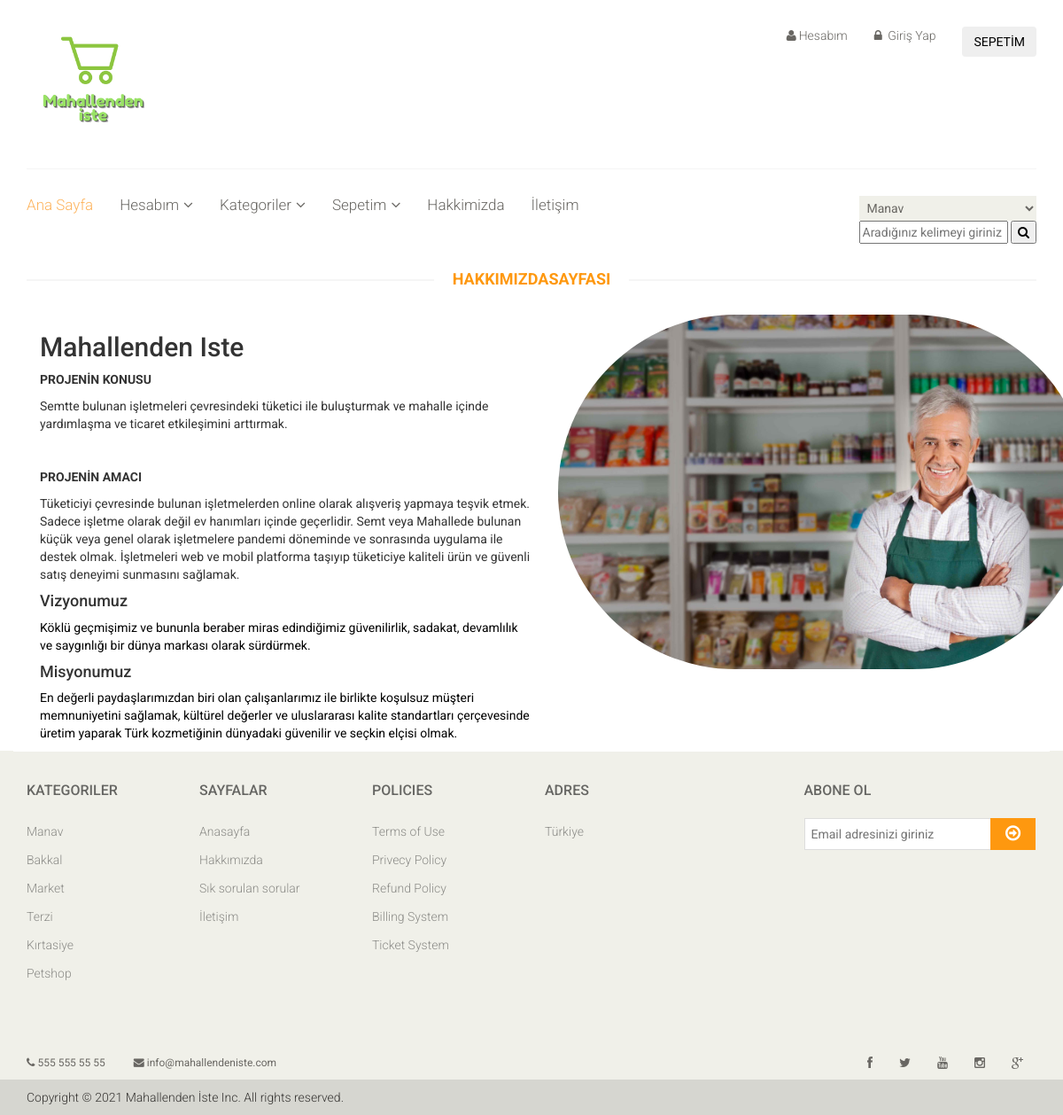
Page /hakkimizda.php on the committed database.
### tables this page shows
CREATE TABLE `hakkimizda` (
  `hakkimizda_id` int(11) NOT NULL,
  `hakkimizda_baslik` varchar(300) NOT NULL,
  `hakkimizda_detay` text NOT NULL,
  `hakkimizda_resim` varchar(250) NOT NULL,
  `hakkimizda_misyon` text NOT NULL,
  `hakkimizda_vizyon` text NOT NULL
);

CREATE TABLE `kategori` (
  `kategori_id` int(11) NOT NULL,
  `kategori_adi` varchar(300) NOT NULL,
  `kategori_sira` int(11) NOT NULL,
  `kategori_durum` int(11) NOT NULL
);

CREATE TABLE `ayarlar` (
  `id` int(11) NOT NULL,
  `baslik` varchar(300) NOT NULL,
  `aciklama` varchar(500) NOT NULL,
  `anahtarkelime` varchar(400) NOT NULL,
  `telefon` varchar(20) NOT NULL,
  `email` varchar(100) NOT NULL,
  `adres` varchar(250) NOT NULL,
  `facebook` varchar(250) NOT NULL,
  `instagram` varchar(250) NOT NULL,
  `youtube` varchar(250) NOT NULL,
  `twitter` varchar(250) NOT NULL,
  `logo` varchar(250) NOT NULL,
  `mesai` varchar(300) NOT NULL
);

### function.php (called while the page is built)
<?php
function seolink($s) {
	$tr = array('ş','Ş','ı','I','İ','ğ','Ğ','ü','Ü','ö','Ö','Ç','ç','(',')','/',' ',',','?');
	$eng = array('s','s','i','i','i','g','g','u','u','o','o','c','c','','','-','-','','');
	$s = str_replace($tr,$eng,$s);
	$s = strtolower($s);
	$s = preg_replace('/&amp;amp;amp;amp;amp;amp;amp;amp;amp;.+?;/', '', $s);
	$s = preg_replace('/\s+/', '-', $s);
	$s = preg_replace('|-+|', '-', $s);
	$s = preg_replace('/#/', '', $s);
	$s = str_replace('.', '', $s);
	$s = trim($s, '-');
	return $s;
}
?>

### hakkimizda.php (the view, shortened to what this page needs)
<?php
require_once 'header.php';
?>
<div id="contact-page" class="container">
    	<div class="bg">
	    	<div class="row">
	    		<div class="col-sm-12">
					<h2 class="title text-center">Hakkımızda<strong>Sayfası</strong></h2>
				</div>
			</div>
            <div class="about-us-wrapper pt-60 pb-40">
                <div class="container">
                    <div class="row">
                        <div class="col-lg-6 order-last order-lg-first">
                            <div class="about-text-wrap">
                                <h2><?php echo $hakkimizdacek['hakkimizda_baslik'] ?></h2>
                                <p style="color:black"><?php echo $hakkimizdacek['hakkimizda_detay'] ?></p>
                                 <h4>Vizyonumuz</h4>
                                <p style="color:black"><?php echo $hakkimizdacek['hakkimizda_vizyon'] ?></p>
                                    <h4>Misyonumuz</h4>
                                <p style="color:black"><?php echo $hakkimizdacek['hakkimizda_misyon'] ?></p>
                            </div>
                        </div>
                        <div class="col-lg-5 col-md-10">
                            <div class="about-image-wrap">
                                <img style="border-radius:200px;" src="Admin/resimler/hakkimizda/<?php echo  $hakkimizdacek['hakkimizda_resim'] ?>" width="600px" heigth="600px" alt="Hakkimizda-resiö" />
                            </div>
                        </div>
                    </div>
                </div>
            </div>
    	</div>
    </div>
<?php
require_once 'footer.php';
?>

### header.php (shortened to what this page needs)
<?php
require_once 'database.php';
require_once 'function.php';
$ayar=$baglanti->prepare("SELECT * FROM  ayarlar where id=?");
$ayar->execute(array(1));
$ayarcek=$ayar->fetch(PDO::FETCH_ASSOC);
$hakkimizda=$baglanti->prepare("SELECT * FROM  hakkimizda where hakkimizda_id=?");
$hakkimizda->execute(array(1));
$hakkimizdacek=$hakkimizda->fetch(PDO::FETCH_ASSOC);
 ?>
<!DOCTYPE html>
<html lang="en">
<head>
	<link href="css/bootstrap.min.css" rel="stylesheet">
    <link href="css/font-awesome.min.css" rel="stylesheet">
    <link href="css/prettyPhoto.css" rel="stylesheet">
    <link href="css/price-range.css" rel="stylesheet">
    <link href="css/animate.css" rel="stylesheet">
	<link href="css/main.css" rel="stylesheet">
	<link href="css/responsive.css" rel="stylesheet">
</head>
<body>
	<header id="header">
		<div class="header-middle">
			<div class="container">
				<div class="row">
					<div class="col-sm-4">
						<div class="logo pull-left">
							<a href="index.php"><img src="Admin/resimler/logo/Mahallemden_logo.png" alt="" width="150px" heigth="150px" style="border-radius:300px;" /></a>
						</div>
					</div>
					<div class="col-sm-8">
						<div class="shop-menu pull-right">
							<ul class="nav navbar-nav">
								<li><a href="giris.php"><i class="fa fa-user"></i>Hesabım</a></li>
								<li><a href="giris.php"><i class="fa fa-lock"></i> Giriş Yap</a></li>
								<li><a href="#"><button class="btn btn-primary-success" type="button" data-toggle="collapse" data-target="#collapseExample" aria-expanded="false" aria-controls="collapseExample">
   								 SEPETİM</button>
								</a></li>
							</ul>
						</div>
					</div>
				</div>
			</div>
		</div>
		<div class="header-bottom">
			<div class="container">
				<div class="row">
					<div class="col-sm-9">
						<div class="mainmenu pull-left">
							<ul class="nav navbar-nav collapse navbar-collapse">
								<li><a href="index.php" class="active">Ana Sayfa</a></li>
								<li class="dropdown"><a href="#">Hesabım<i class="fa fa-angle-down"></i></a>
                                </li>
								<li class="dropdown"><a href="#">Kategoriler<i class="fa fa-angle-down"></i></a>
                                </li>
								<li class="dropdown"><a href="#">Sepetim<i class="fa fa-angle-down"></i></a>
                                </li>
								<li><a href="hakkimizda.php">Hakkimizda</a></li>
								<li><a href="iletisim.php">İletişim</a></li>
							</ul>
						</div>
					</div>
					<div class="col-sm-3">
						<form action="arama" method="post" class="hm-searchbox">
								<div class="pull-right">
									<select name="" id="" class="nice-select select-search-category">
									<?php
                                        $kategori=$baglanti->prepare("SELECT * FROM  kategori  order by kategori_sira ASC");
                                        $kategori->execute();
                                         while ($kategoricek=$kategori->fetch(PDO::FETCH_ASSOC)) { ?>
                                        <option value="<?php echo $kategoricek['kategori_id'] ?>" ><?php echo $kategoricek['kategori_adi'] ?></option>
                                        <?php  } ?>
									</select>
									<br>
									<input type="text"name="aranacakkelime" placeholder="Aradığınız kelimeyi giriniz"/>
									<button name="kelimearama" type="submit"><i class="fa fa-search"></i></button>
								</div>
						</form>
					</div>
				</div>
			</div>
		</div>
	</header>

### footer.php (shortened to what this page needs)
<footer id="footer">
  <div class="footer-widget">
    <div class="container">
      <div class="row">
        <div class="col-sm-2">
          <div class="single-widget">
            <h2>Kategoriler</h2>
            <ul class="nav nav-pills nav-stacked">
              <?php $kategori=$baglanti->prepare("SELECT * FROM  kategori  order by kategori_sira ASC limit 6");
               $kategori->execute();
               while ($kategoricek=$kategori->fetch(PDO::FETCH_ASSOC)) { ?>
              <li><a class="beyazyazi" href="urunler-<?=seolink($kategoricek['kategori_adi']).'-'.$kategoricek['kategori_id'] ?>"><?php echo $kategoricek['kategori_adi'] ?></a></li>
              <?php } ?>
            </ul>
          </div>
        </div>
        <div class="col-sm-2">
          <div class="single-widget">
            <h2>Sayfalar</h2>
            <ul class="nav nav-pills nav-stacked">
               <li><a href="index.php">Anasayfa</a></li>
               <li><a href="hakkimizda.php">Hakkımızda</a></li>
               <li><a href="soru.php">Sık sorulan sorular</a></li>
                <li><a href="iletisim.php">İletişim</a></li>
            </ul>
          </div>
        </div>
        <div class="col-sm-2">
          <div class="single-widget">
            <h2>Policies</h2>
            <ul class="nav nav-pills nav-stacked">
              <li><a href="#">Terms of Use</a></li>
              <li><a href="#">Privecy Policy</a></li>
              <li><a href="#">Refund Policy</a></li>
              <li><a href="#">Billing System</a></li>
              <li><a href="#">Ticket System</a></li>
            </ul>
          </div>
        </div>
        <div class="col-sm-2">
          <div class="single-widget">
            <h2>Adres</h2>
            <ul class="nav nav-pills nav-stacked">
              <li><a href="#"> <?php echo $ayarcek['adres'] ?></a></li>
            </ul>
          </div>
        </div>
        <div class="col-sm-3 col-sm-offset-1">
          <div class="single-widget">
            <h2>Abone Ol</h2>
            <form action="#" class="searchform">
              <input type="text" placeholder="Email adresinizi giriniz" />
              <button type="submit" class="btn btn-default"><i class="fa fa-arrow-circle-o-right"></i></button>
            </form>
          </div>
        </div>
      </div>
    </div>
  </div>
  	<div class="header_top">
			<div class="container">
				<div class="row">
					<div class="col-sm-6">
						<div class="contactinfo">
							<ul class="nav nav-pills">
								<li><a href="#"><i class="fa fa-phone"></i> <?php echo $ayarcek['telefon']; ?></a></li>
								<li><a href="mailto:<?php echo $ayarcek['email'] ?>"><i class="fa fa-envelope"></i> <?php echo $ayarcek['email'] ?></a></li>
							</ul>
						</div>
					</div>
					<div class="col-sm-6">
						<div class="social-icons pull-right">
							<ul class="nav navbar-nav">
								<li><a href="<?php echo $ayarcek['facebook'] ?>"><i class="fa fa-facebook"></i></a></li>
								<li><a href="<?php echo $ayarcek['twitter'] ?>"><i class="fa fa-twitter"></i></a></li>
								<li><a href="<?php echo $ayarcek['youtube'] ?>"><i class="fa fa-youtube"></i></a></li>
								<li><a href="<?php echo $ayarcek['instagram'] ?>"><i class="fa fa-instagram"></i></a></li>
								<li><a href="#"><i class="fa fa-google-plus"></i></a></li>
							</ul>
						</div>
					</div>
				</div>
			</div>
		</div>
  <div class="footer-bottom">
    <div class="container">
      <div class="row">
        <p class="pull-left">Copyright © 2021 <?php echo $ayarcek['baslik'] ?> Inc. All rights reserved.</p>
      </div>
    </div>
  </div>
</footer>
</body>
</html>

### css/main.css (style rules this page uses)
body { font-family: 'Roboto', sans-serif; background:; position: relative; font-weight:400px; }
ul li { list-style: none; }
a { -webkit-transition: 300ms; -moz-transition: 300ms; -o-transition: 300ms; transition: 300ms; }
h1, h2, h3, h4, h5, h6 { font-family: 'Roboto', sans-serif; }
.header_top { background: none repeat scroll 0 0 #F0F0E9; }
.contactinfo ul li:first-child { margin-left: -15px; }
.contactinfo ul li a { font-size: 12px; color: #696763; font-family: 'Roboto', sans-serif; }
.social-icons ul li a { border: 0 none; border-radius: 0; color: #696763; padding:0px; }
.social-icons ul li { display:inline-block; }
.social-icons ul li a i { padding: 11px 15px; transition: all 0.9s ease 0s; -moz-transition: all 0.9s ease 0s; -webkit-transition: all 0.9s ease 0s; -o-transition: all 0.9s ease 0s; }
.header-middle .container .row { border-bottom: 1px solid #f5f5f5; margin-left: 0; margin-right: 0; padding-bottom: 20px; padding-top: 20px; }
.header-middle .container .row .col-sm-4 { padding-left: 0; }
.header-middle .container .row .col-sm-8 { padding-right:0; }
.shop-menu ul li { display:inline-block; padding-left: 15px; padding-right: 15px; }
.shop-menu ul li:last-child { padding-right: 0; }
.shop-menu ul li a { background: #FFFFFF; color: #696763; font-family: 'Roboto', sans-serif; font-size: 14px; font-weight: 300; padding:0; padding-right: 0; margin-top: 10px; }
.shop-menu ul li a i { margin-right:3px; }
.header-bottom { padding-bottom: 30px; padding-top: 30px; }
.navbar-collapse.collapse { padding-left: 0; }
.mainmenu ul li { padding-right: 15px; padding-left: 15px; }
.mainmenu ul li:first-child { padding-left: 0px; }
.mainmenu ul li a { color: #696763; font-family: 'Roboto', sans-serif; font-size: 17px; font-weight: 300; padding: 0; padding-bottom: 10px; }
.mainmenu ul li a:hover, .mainmenu ul li a.active, .shop-menu ul li a.active { background:none; color:#fdb45e; }
.fa-angle-down { padding-left: 5px; }
#footer { background: #F0F0E9; }
.footer-widget { margin-bottom: 68px; }
.footer-widget .container { border-top: 1px solid #FFFFFF; padding-top: 15px; }
.single-widget h2 { color: #666663; font-family: 'Roboto', sans-serif; font-size: 16px; font-weight: 500; margin-bottom: 22px; text-transform: uppercase; }
.single-widget ul li a { color: #8C8C88; font-family: 'Roboto', sans-serif; font-size: 14px; font-weight: 300; padding: 5px 0; }
.searchform input { border: 1px solid #DDDDDD; color: #CCCCC6; font-family: 'Roboto', sans-serif; font-size: 14px; margin-top: 0; outline: medium none; padding: 7px; width: 212px; }
.searchform button { background: #FE980F; border: medium none; border-radius: 0; margin-left: -5px; margin-top: -3px; padding: 7px 17px; }
.searchform button i { color: #FFFFFF; font-size: 20px; }
.footer-bottom { background: #D6D6D0; padding-top: 10px; }
.footer-bottom p { color: #363432; font-family: 'Roboto', sans-serif; font-weight: 300; margin-left: 15px; }
.left-sidebar h2:after, h2.title:after { content: " "; position: absolute; border: 1px solid #f5f5f5; bottom:8px; left: 0; width: 100%; height: 0; z-index: -2; }
h2.title:before { content: " "; position: absolute; background: #fff; bottom: -6px; width: 220px; height: 30px; z-index: -1; left: 50%; margin-left: -110px; }
h2.title { color: #FE980F; font-family: 'Roboto', sans-serif; font-size: 18px; font-weight: 700; margin: 0 15px; text-transform: uppercase; margin-bottom: 30px; position: relative; }
.bg h2.title { margin-right:0; margin-left:0; margin-top: 0; }
.user_info input, select, textarea { background: #F0F0E9; border:0; color: #696763; padding: 5px; width: 100%; border-radius: 0; resize: none }

### rows in the picture
hakkimizda: hakkimizda_baslik "Mahallenden Iste", hakkimizda_detay "PROJENİN KONUSU Semtte bulunan işletmeleri çevresindeki tüketici ile buluşturmak ve mahalle içinde yardımlaşma ve ticaret etkileşimini arttırmak. PROJENİN AMACI Tüketiciyi çevresinde bulunan işletmelerden online olarak alışveriş yapmaya teşvik etmek. Sadece işletme olarak değil ev hanımları içinde geçerlidir. Semt veya Mahallede bulunan küçük veya genel olarak işletmelere pandemi döneminde ve sonrasında uygulama ile destek olmak. İşletmeleri web ve mobil platforma taşıyıp tüketiciye kaliteli ürün ve güvenli satış deneyimi sunmasını sağlamak.", hakkimizda_vizyon "Köklü geçmişimiz ve bununla beraber miras edindiğimiz güvenilirlik, sadakat, devamlılık ve saygınlığı bir dünya markası olarak sürdürmek.", hakkimizda_misyon "En değerli paydaşlarımızdan biri olan çalışanlarımız ile birlikte koşulsuz müşteri memnuniyetini sağlamak, kültürel değerler ve uluslararası kalite standartları çerçevesinde üretim yaparak Türk kozmetiğinin dünyadaki güvenilir ve seçkin elçisi olmak.", hakkimizda_resim (picture)
kategori: kategori_adi "Manav"
kategori: kategori_adi "Bakkal"
kategori: kategori_adi "Market"
kategori: kategori_adi "Terzi"
kategori: kategori_adi "Kırtasiye"
kategori: kategori_adi "Petshop"
ayarlar: adres "Türkiye", telefon "555 555 55 55", email "info@mahallendeniste.com", baslik "Mahallenden İste"

### other values in the picture
form field value "Manav"
